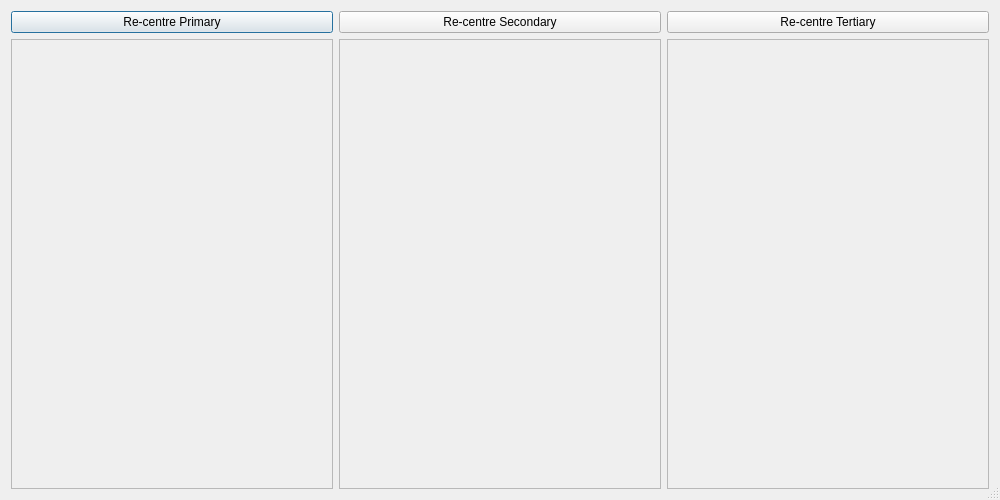
<?xml version="1.0" encoding="UTF-8"?>
<ui version="4.0">
 <class>ColourDistributionTool</class>
 <widget class="QDialog" name="ColourDistributionTool">
  <property name="geometry">
   <rect>
    <x>0</x>
    <y>0</y>
    <width>1000</width>
    <height>500</height>
   </rect>
  </property>
  <property name="windowTitle">
   <string>Colour Distribution Tool</string>
  </property>
  <property name="sizeGripEnabled">
   <bool>true</bool>
  </property>
  <layout class="QGridLayout" name="gridLayout">
   <item row="1" column="0">
    <widget class="QScrollArea" name="primaryscrollArea">
     <property name="widgetResizable">
      <bool>true</bool>
     </property>
     <widget class="QWidget" name="primaryscrollAreaWidgetContents">
      <property name="geometry">
       <rect>
        <x>0</x>
        <y>0</y>
        <width>319</width>
        <height>440</height>
       </rect>
      </property>
     </widget>
    </widget>
   </item>
   <item row="1" column="1">
    <widget class="QScrollArea" name="secondaryscrollArea">
     <property name="widgetResizable">
      <bool>true</bool>
     </property>
     <widget class="QWidget" name="secondaryscrollAreaWidgetContents">
      <property name="geometry">
       <rect>
        <x>0</x>
        <y>0</y>
        <width>320</width>
        <height>440</height>
       </rect>
      </property>
      <layout class="QGridLayout" name="gridLayout_2"/>
     </widget>
    </widget>
   </item>
   <item row="1" column="2">
    <widget class="QScrollArea" name="tertiaryscrollArea">
     <property name="widgetResizable">
      <bool>true</bool>
     </property>
     <widget class="QWidget" name="tertiaryscrollAreaWidgetContents">
      <property name="geometry">
       <rect>
        <x>0</x>
        <y>0</y>
        <width>319</width>
        <height>440</height>
       </rect>
      </property>
      <layout class="QGridLayout" name="gridLayout_3"/>
     </widget>
    </widget>
   </item>
   <item row="0" column="0">
    <widget class="QPushButton" name="recentreprimarypushButton">
     <property name="text">
      <string>Re-centre Primary</string>
     </property>
    </widget>
   </item>
   <item row="0" column="1">
    <widget class="QPushButton" name="recentresecondarypushButton">
     <property name="text">
      <string>Re-centre Secondary</string>
     </property>
    </widget>
   </item>
   <item row="0" column="2">
    <widget class="QPushButton" name="recentretertiarypushButton">
     <property name="text">
      <string>Re-centre Tertiary</string>
     </property>
    </widget>
   </item>
  </layout>
 </widget>
 <resources/>
 <connections/>
</ui>
